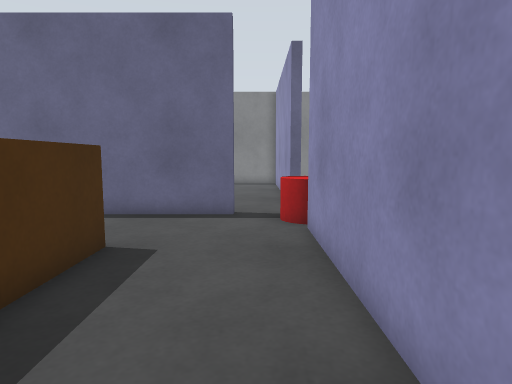
[1] (above)

19 first-person views from a walk through a Gazebo world. The camera is 0.89 m above the floor, tilts 6° down and sees 75° across. The floor is counted in squares, 0.5 m on a side. Each view is taken from the middle of a square. On the plan, view 1 faces up. The plan holds only what a view shows up to about 17 squares ahead; the rest is blank. The place goes on beyond the plan.

[2]
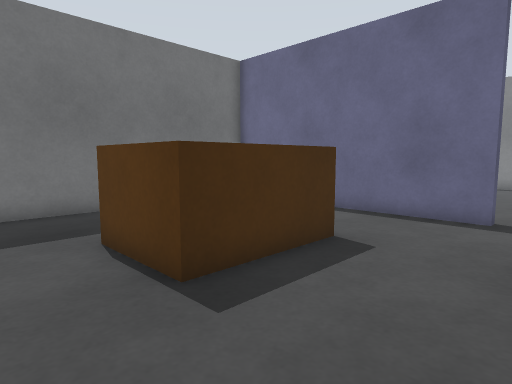

[3]
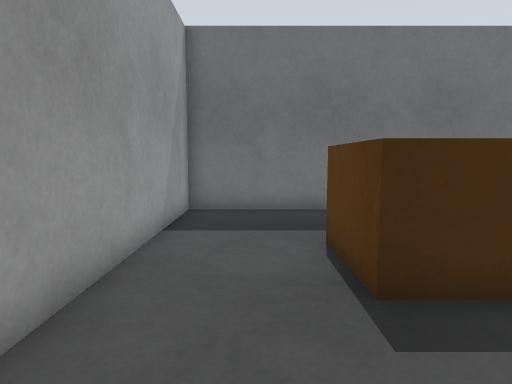

[4]
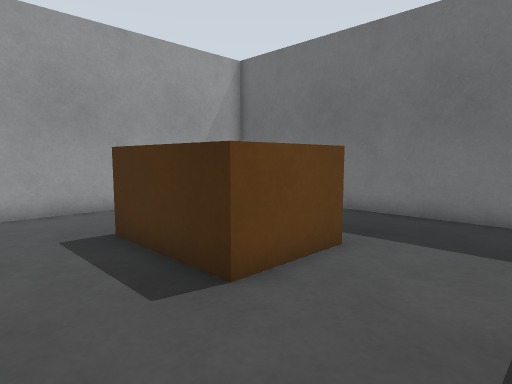

[5]
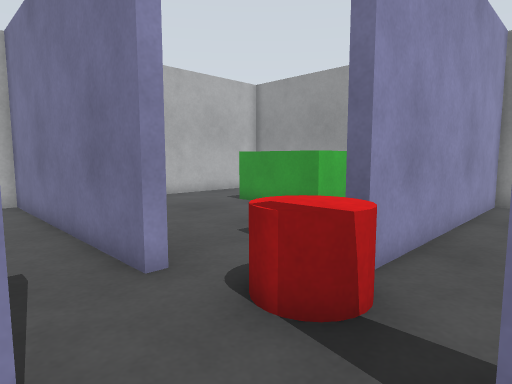

[6]
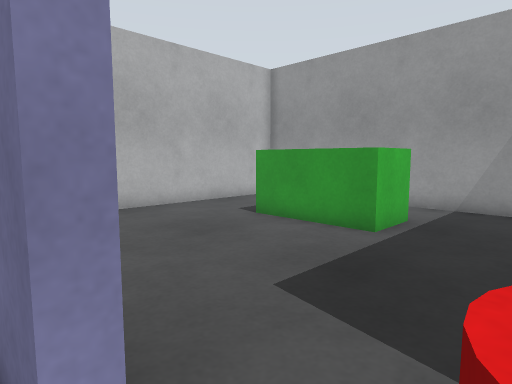

[7]
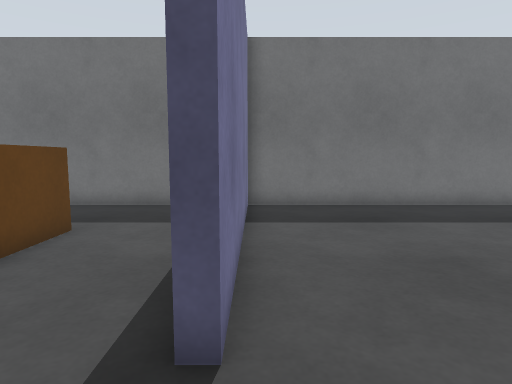

[8]
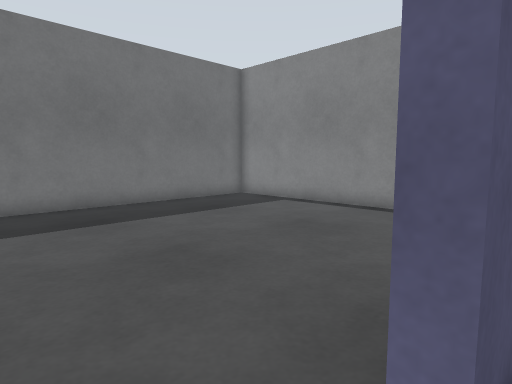

[9]
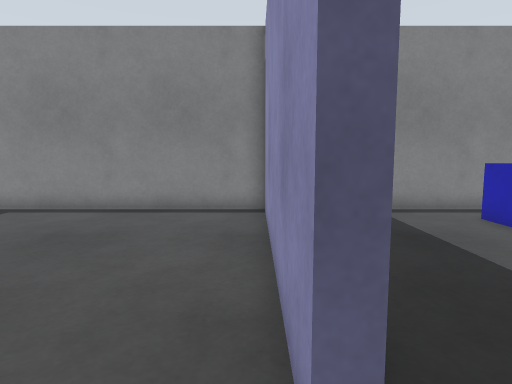

[10]
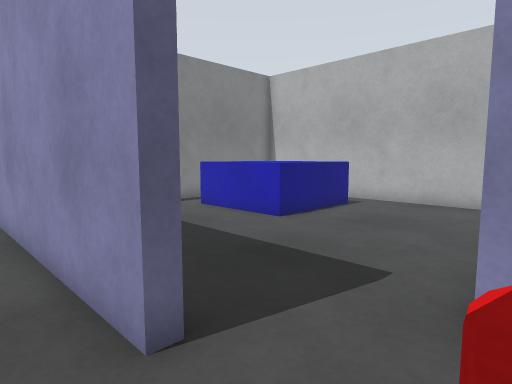

[11]
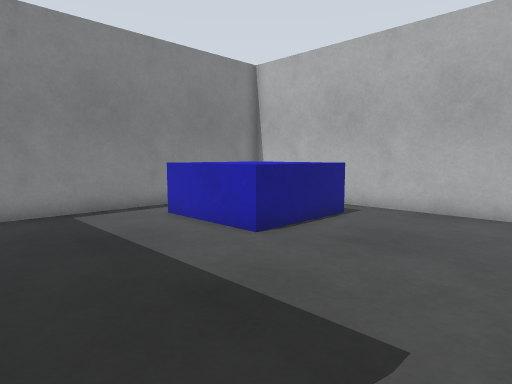

[12]
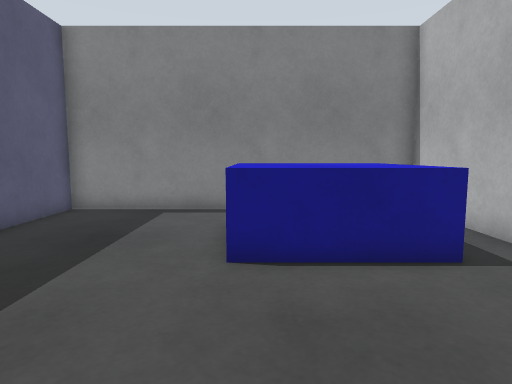

[13]
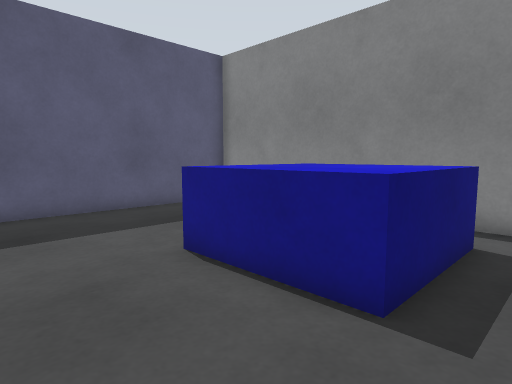

[14]
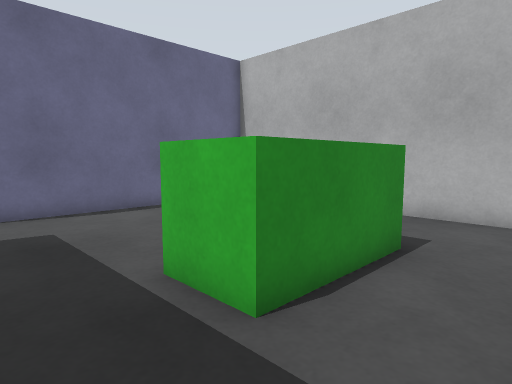

[15]
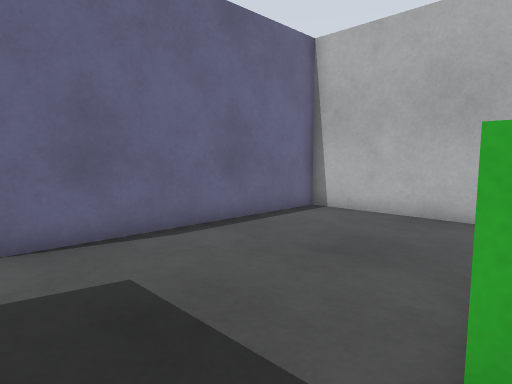

[16]
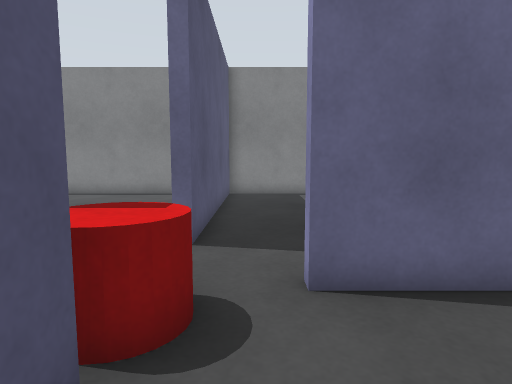

[17]
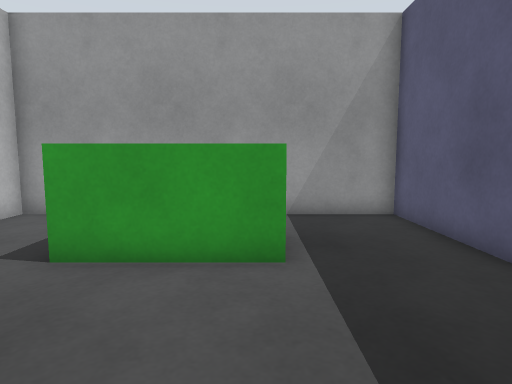

[18]
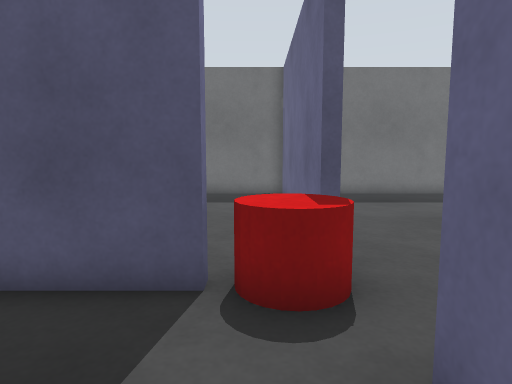

[19]
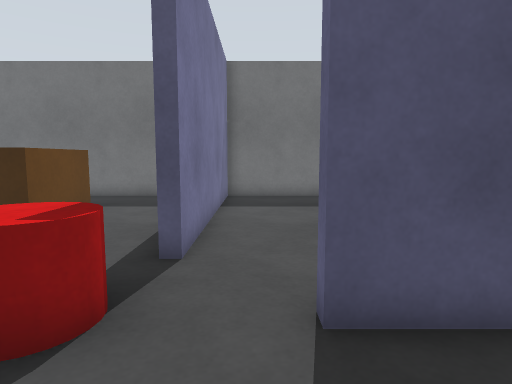

### Floor plan
Points are (right, up) in squares from view 1. A wall is a line through its corners. A room is listed if a view was taken in it or the views show most of it. See-through windows are left out.
Room 1 (views 1, 2, 3, 4, 6, 7, 8, 10, 11)
walls: (0.8, -1.3) (1.3, -1.3) (1.3, 8.3) (1.7, 8.3); (-0.7, 10.7) (-0.7, 10.3) (-10.3, 10.3) (-10.3, -1.3) (-1.4, -1.3)
ways out: opening at (1.7, 10.3) to room 2; gap at (2, 8) to room 4
objects: brown box (-6, 3) to (-3, 6); red cylinder (1, 9) to (2, 10)
Room 2 (views 5, 9)
walls: (1.7, 12.7) (1.3, 12.7) (1.3, 22.3) (-10.3, 22.3) (-10.3, 10.7) (-0.7, 10.7)
ways out: opening at (1.7, 10.3) to room 1
Room 3 (views 12, 13, 19)
walls: (3.7, 10.3) (3.7, 10.7) (13.3, 10.7) (13.3, 22.3) (1.7, 22.3) (1.7, 12.7)
objects: blue box (8, 17) to (11, 20)
Room 4 (views 14, 15, 16, 17, 18)
walls: (1.7, 3.5) (1.7, -1.3) (13.3, -1.3) (13.3, 10.3) (3.7, 10.3); (1.7, 8.3) (1.7, 5.5)
ways out: gap at (2, 8) to room 1
objects: green box (6, 2) to (9, 3)

Where each view was taken, in squares from view 1:
view 1: 0 up, 0 right, facing up
view 2: 0 up, 1 right, facing up-left
view 3: 1 up, 1 right, facing left
view 4: 10 up, 0 right, facing down-left
view 5: 13 up, 1 left, facing down-right
view 6: 11 up, 2 right, facing down-right
view 7: 11 up, 2 right, facing left
view 8: 11 up, 2 right, facing up-left
view 9: 11 up, 1 right, facing up
view 10: 10 up, 0 right, facing up-right
view 11: 11 up, 2 right, facing up-right
view 12: 11 up, 8 right, facing up
view 13: 13 up, 13 right, facing up-left
view 14: 1 down, 3 right, facing up-right
view 15: 3 up, 3 right, facing up-right
view 16: 6 up, 3 right, facing up
view 17: 9 up, 6 right, facing down
view 18: 9 up, 6 right, facing left
view 19: 12 up, 5 right, facing left
